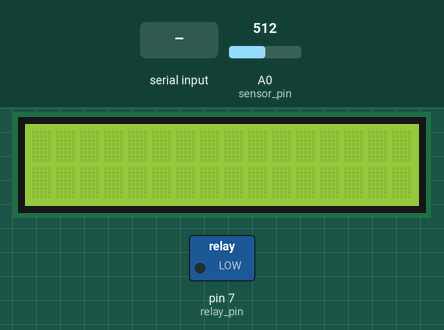
This sketch was run on a simulated Arduino Uno, built with avr-gcc and run on an emulated ATmega328P. Shown: 16×2 character LCD, switched loads named in the sketch (green lamp = pin HIGH). Inputs (shaded band) come from the test bench; at power-on: A0 (sensor_pin) = 512. What the sketch prints to the serial monitor is not drawn.

Above: at 1.2 s.
1.3 s: "B" received over Serial
At 1.8 s:
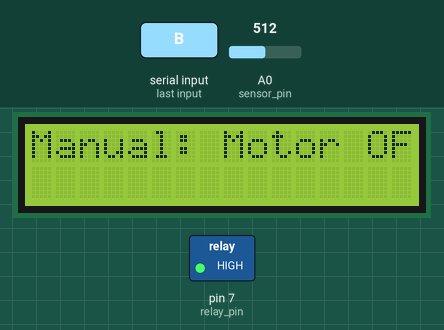
2.8 s: "A" received over Serial
At 4.1 s:
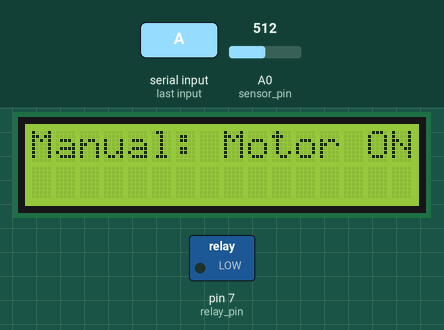
4.4 s: "Z" received over Serial
At 5.3 s:
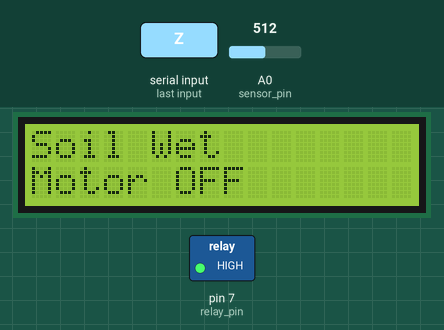
5.9 s: A0 (sensor_pin) set to 417
7.9 s: A0 (sensor_pin) set to 385
At 9.6 s:
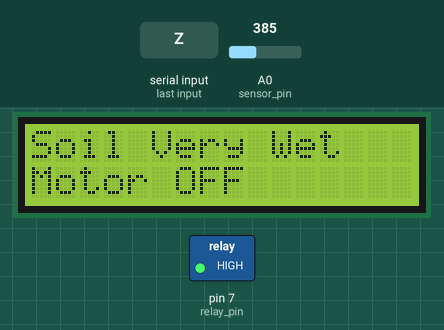
10.5 s: A0 (sensor_pin) set to 938
12.4 s: A0 (sensor_pin) set to 964
At 14.1 s:
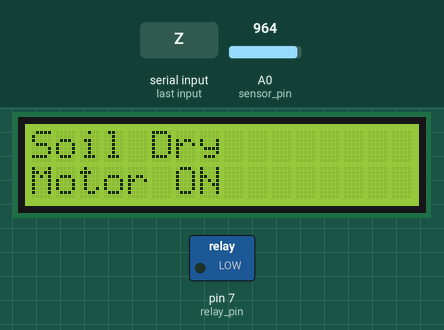
Timing chart, 0 to 15.6 s (numbered marks = the images above; inputs shaded):
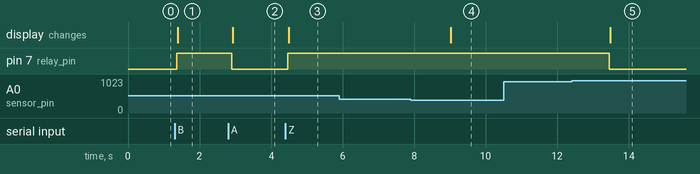

Measured:
- the behaviour switches between 400 and 399 on A0 (sensor_pin) (found by bisection; images 3 and 4)
- the behaviour switches between 949 and 950 on A0 (sensor_pin) (found by bisection; images 4 and 5)
- after the input at 1.3 s, pin 7 (relay_pin): LOW → HIGH after 0.06 s; the display: changes after 0.10 s (image 1)
- after the input at 2.8 s, pin 7 (relay_pin): HIGH → LOW after 0.10 s; the display: changes after 0.13 s (image 2)
- after the input at 4.4 s, pin 7 (relay_pin): LOW → HIGH after 0.06 s; the display: changes after 0.09 s (image 3)
- after the input at 5.9 s, every drawn part: stays the same
- after the input at 7.9 s, the display: changes after 1.1 s (image 4)
- after the input at 10.5 s, every drawn part: stays the same
- after the input at 12.4 s, pin 7 (relay_pin): HIGH → LOW after 1.1 s; the display: changes after 1.1 s (image 5)

The sketch:

SelfWatering_project2.ino
```cpp
#include <LiquidCrystal_I2C.h>

LiquidCrystal_I2C lcd(0x27, 16, 2);
int sensor_pin = A0;
int relay_pin = 7;
char Data;
int Mode = 0; // 0 = Manual, 1 = Auto

void setup() {
  Serial.begin(9600);
  lcd.begin();
  lcd.backlight();
  pinMode(sensor_pin, INPUT);
  pinMode(relay_pin, OUTPUT);
}

void loop() {
  // Read Serial Input
  if (Serial.available() > 0) {
    Data = Serial.read();
    Serial.println(Data);

    if (Data == 'A') {
      Mode = 0;
      digitalWrite(relay_pin, LOW);
      lcd.setCursor(0, 0);
      lcd.print("Manual: Motor ON ");
      lcd.setCursor(0, 1);
      lcd.print("                ");
    } else if (Data == 'B') {
      Mode = 0;
      digitalWrite(relay_pin, HIGH);
      lcd.setCursor(0, 0);
      lcd.print("Manual: Motor OFF");
      lcd.setCursor(0, 1);
      lcd.print("                ");
    } else if (Data == 'Z') {
      Mode = 1;
      lcd.setCursor(0, 0);
      lcd.print("Auto Mode Active ");
      lcd.setCursor(0, 1);
      lcd.print("                ");
    }
  }

  // Auto Mode Logic
  if (Mode == 1) {
    int data = analogRead(sensor_pin);
    Serial.println(data);

    if (data >= 950) {
      Serial.println("No moisture, soil is dry");
      digitalWrite(relay_pin, LOW);
      lcd.setCursor(0, 0);
      lcd.print("Soil Dry        ");
      lcd.setCursor(0, 1);
      lcd.print("Motor ON        ");
    } else if (data <= 700 && data >= 400) {
      Serial.println("Little moisture, soil is wet");
      digitalWrite(relay_pin, HIGH);
      lcd.setCursor(0, 0);
      lcd.print("Soil Wet        ");
      lcd.setCursor(0, 1);
      lcd.print("Motor OFF       ");
    } else if (data < 400) {
      Serial.println("Full moisture, soil is very wet");
      digitalWrite(relay_pin, HIGH);
      lcd.setCursor(0, 0);
      lcd.print("Soil Very Wet   ");
      lcd.setCursor(0, 1);
      lcd.print("Motor OFF       ");
    }

    delay(1000); // To avoid flickering and overloading LCD
  }

  delay(100); // Slow down loop a little in Manual mode too
}
```
